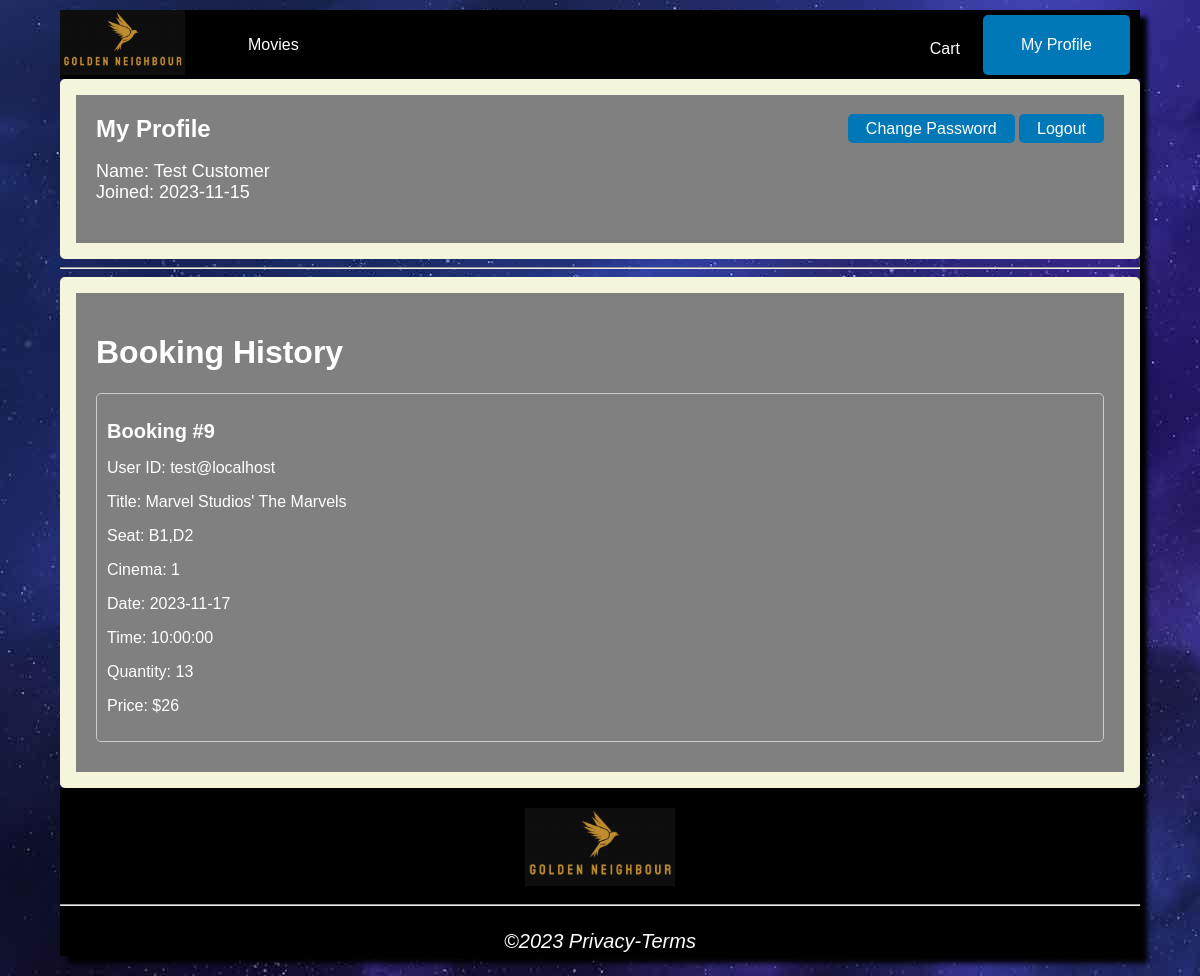
Page /profilepage/index.php (signed in) on the committed database.
### tables this page shows
CREATE TABLE `transactions` (
  `booking_id` int(11) NOT NULL,
  `theater_id` int(11) NOT NULL,
  `movie_title` varchar(50) NOT NULL,
  `selected_seat` longtext NOT NULL,
  `email` varchar(100) NOT NULL,
  `movie_date` date NOT NULL,
  `movie_time` time NOT NULL,
  `qty` int(11) NOT NULL,
  `price` float NOT NULL
);

### scripts/php/transactions/getTransactions.php (called while the page is built, shortened)
<?php
$email = $_SESSION['email'];
$conn = mysqli_connect("localhost", "root", "", "goldenneighbour");
$sql = "SELECT booking_id, theater_id, movie_title, selected_seat, email, movie_date, movie_time, qty, price  FROM transactions WHERE email = '$email'";
$result = mysqli_query($conn, $sql);
$transaction_array = $result->fetch_all(MYSQLI_ASSOC);
?>

### profilepage/index.php (the view, shortened to what this page needs)
<?php
include "../scripts/php/transactions/getTransactions.php";
?>
<!DOCTYPE html>
<html lang="en">
<head>
	<link rel="stylesheet" href="./profilepage.css">
</head>
<body>
	<div id="wrapper">
		<header>
			<div id="goldenhead">
				<img src="../src/img/logo/bird.png" alt="Golden_Neighbour_logo" class="logo" style="width:125px"
					; "height:115px" ;>
				<div id="left-header-button-link">
					<a href="../homepage/#movie" class="button-link"> Movies</a>
				</div>
				<div id="right-header-button-link">
					<a href="../cart" class="button-link"> Cart </a>
				</div>
				<div class="my-profile-button-link">
					<a href="index.php" class="button-link">My Profile</a>
				</div>
			</div>
		</header>
	</div>
	<div class="profile-info">
		<div class="profile-header">
			<h1>My Profile</h1>
			<div class="action-buttons">
				<a href="../changepw" class="change-password-button">Change Password</a>
				<a href="../scripts/php/auth/logout.php" class="logout-button">Logout</a>
			</div>
		</div>
		<p class="profile-details">
			Name:
			<?php echo ucfirst($_SESSION['firstname']) . " " . ucfirst($_SESSION['lastname']) ?><br>
			Joined:
			<?php echo $_SESSION['join_date'] ?><br>
		</p>
	</div>
	<hr>
	<div class="booking-history">
		<h1>Booking History</h1>
		<?php
		foreach ($transaction_array as $transaction) {
			echo "<div class='card'>";
			echo "<h2>Booking #" . $transaction['booking_id'] . "</h2>";
			echo "<p>User ID: " . $transaction['email'] . "</p>";
			echo "<p>Title: " . $transaction['movie_title'] . "</p>";
			echo "<p>Seat: " . $transaction['selected_seat'] . "</p>";
			echo "<p>Cinema: " . $transaction['theater_id'] . "</p>";
			echo "<p>Date: " . $transaction['movie_date'] . "</p>";
			echo "<p>Time: " . $transaction['movie_time'] . "</p>";
			echo "<p>Quantity: " . $transaction['qty'] . "</p>";
			echo "<p>Price: $" . $transaction['price'] . "</p>";
			echo "</div>";
		}
		?>
	</div>
	<footer>
		<img src="../src/img/logo/bird.png" alt="Golden_Neighbour_logo" class="logo" style="width:150px"
			; "height:150px" ;>
		<hr>
		<p>&copy;2023 Privacy-Terms </p>
	</footer>
</body>
</html>

### profilepage/profilepage.css (style rules this page uses)
header { background-color:black; }
body { font-family: Verdan, Arial, sans-serif; background-color: green; background-image: url(../src/img/logo/galaxy.jpg); min-width: 800px; width: 90%; margin: auto; margin-top: 10px; box-shadow: 7px 7px 5px black; }
footer { background-color: black; color: white; font-size: 20px; font-style: italic; text-align: center; padding-top: 20px; clear: both; line-height: 1.5; }
#wrapper { width: auto; height: auto; position: relative; padding-top: 0px; }
.button-link { display: inline-block; padding: 15px 20px; color: #ffffff; text-decoration:none; cursor: pointer; }
#right-header-button-link { margin-top: 5px; position:absolute; right: 140px; display: inline-block; padding: 10px 20px; color: #ffffff; }
#left-header-button-link { margin-top: 5px; position:absolute; left: 150px; display: inline-block; padding: 20px; color: #ffffff; padding: 6px 18px; }
.my-profile-button-link { margin-top: 5px; position:absolute; right: 10px; display: inline-block; padding: 6px 18px; background-color: #0077b6; color: #ffffff; text-decoration:none; border: none; border-radius: 5px; transition: 0.5s; }
.profile-info { text-align: center; padding: 20px; background-color: grey; color: white; border: 1em solid beige; border-radius: 5px; }
.profile-header { display: flex; justify-content: space-between; align-items: center; margin-bottom: 10px; }
.profile-header h1 { font-size: 24px; margin: 0; }
.profile-info p { font-size: 18px; margin-bottom: 20px; }
.profile-details { text-align: left; font-size: 18px; margin-bottom: 20px; }
.booking-history { padding: 20px; background-color: grey; color: white; border: 1em solid beige; border-radius: 5px; }
.card { border: 1px solid #ccc; border-radius: 5px; padding: 10px; margin-bottom: 10px; }
.card h2 { font-size: 20px; margin-bottom: 5px; }
.card p { font-size: 16px; }
.logout-button, .change-password-button { padding: 6px 18px; background-color: #0077b6; color: #ffffff; text-decoration:none; border: none; border-radius: 5px; transition: 0.5s; }

### rows in the picture
transactions: booking_id "9", email "test@localhost", movie_title "Marvel Studios' The Marvels", selected_seat "B1,D2", theater "1", movie_date "2023-11-17", movie_time "10:00:00", qty "13", price "26"

### other values in the picture
$_SESSION['firstname'] "Test"
$_SESSION['lastname'] "Customer"
$_SESSION['join_date'] "2023-11-15"
